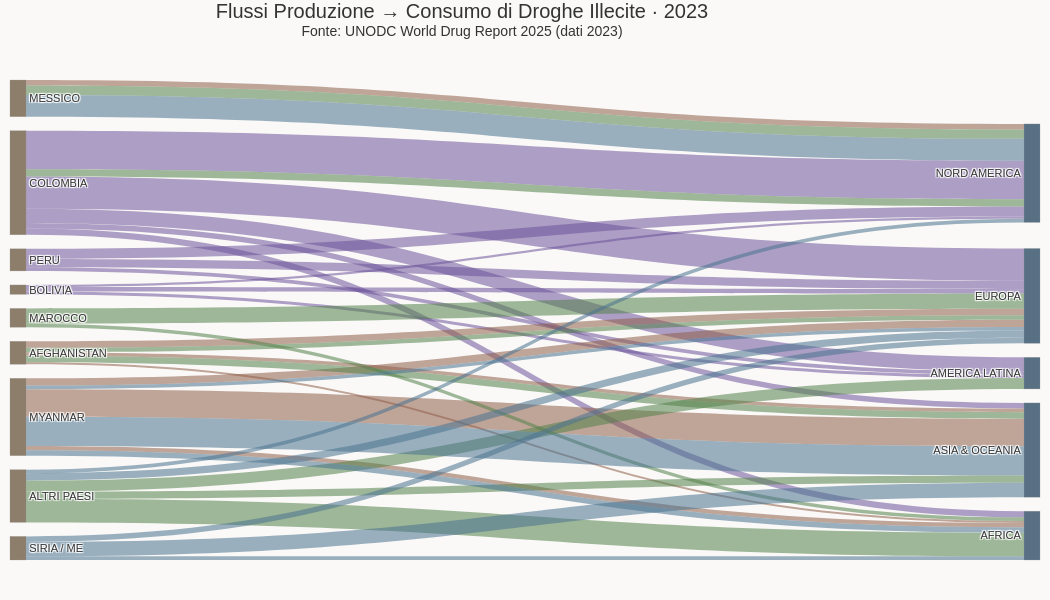

Here is the notebook cell this chart was saved with:
### Code cell
import plotly.graph_objects as go

node_labels = [
    'COLOMBIA', 'PERU', 'BOLIVIA', 'MYANMAR', 'AFGHANISTAN',
    'MESSICO', 'MAROCCO', 'SIRIA / ME', 'ALTRI PAESI',
    'NORD AMERICA', 'EUROPA', 'AMERICA LATINA', 'ASIA & OCEANIA', 'AFRICA',
]

node_colors = (
    ['rgba(135,120,100,0.95)'] * 9
    + ['rgba(80,105,125,0.95)'] * 5
)

color_cocaina = 'rgba(110,85,155,0.55)'
color_opiacei = 'rgba(145,95,75,0.55)'
color_cannabis = 'rgba(85,130,75,0.55)'
color_ats = 'rgba(75,115,145,0.55)'

links = [
    (0, 9, 1060, 'Cocaina', color_cocaina),
    (0, 10, 890, 'Cocaina', color_cocaina),
    (0, 11, 390, 'Cocaina', color_cocaina),
    (0, 13, 170, 'Cocaina', color_cocaina),
    (0, 12, 154, 'Cocaina', color_cocaina),
    (1, 9, 280, 'Cocaina', color_cocaina),
    (1, 10, 230, 'Cocaina', color_cocaina),
    (1, 11, 100, 'Cocaina', color_cocaina),
    (2, 10, 120, 'Cocaina', color_cocaina),
    (2, 11, 80, 'Cocaina', color_cocaina),
    (2, 9, 60, 'Cocaina', color_cocaina),
    (3, 12, 760, 'Opiacei', color_opiacei),
    (3, 10, 200, 'Opiacei', color_opiacei),
    (3, 13, 120, 'Opiacei', color_opiacei),
    (4, 10, 180, 'Opiacei', color_opiacei),
    (4, 12, 100, 'Opiacei', color_opiacei),
    (4, 13, 53, 'Opiacei', color_opiacei),
    (5, 9, 150, 'Opiacei', color_opiacei),
    (6, 10, 420, 'Cannabis', color_cannabis),
    (6, 13, 100, 'Cannabis', color_cannabis),
    (4, 12, 180, 'Cannabis', color_cannabis),
    (4, 10, 120, 'Cannabis', color_cannabis),
    (0, 9, 200, 'Cannabis', color_cannabis),
    (5, 9, 260, 'Cannabis', color_cannabis),
    (8, 13, 650, 'Cannabis', color_cannabis),
    (8, 11, 300, 'Cannabis', color_cannabis),
    (8, 12, 200, 'Cannabis', color_cannabis),
    (3, 12, 800, 'ATS', color_ats),
    (3, 13, 150, 'ATS', color_ats),
    (3, 10, 100, 'ATS', color_ats),
    (5, 9, 600, 'ATS', color_ats),
    (7, 12, 400, 'ATS', color_ats),
    (7, 10, 150, 'ATS', color_ats),
    (7, 13, 100, 'ATS', color_ats),
    (8, 10, 200, 'ATS', color_ats),
    (8, 9, 100, 'ATS', color_ats),
]

sources = [l[0] for l in links]
targets = [l[1] for l in links]
values  = [l[2] for l in links]
labels  = [l[3] for l in links]
colors  = [l[4] for l in links]

fig = go.Figure(go.Sankey(
    arrangement='snap',
    node=dict(
        pad=14,
        thickness=16,
        line=dict(color='rgba(150,150,150,0.5)', width=0.5),
        label=node_labels,
        color=node_colors,
        hovertemplate='<b>%{label}</b><br>Flusso totale: %{value:.0f} t<extra></extra>',
    ),
    link=dict(
        source=sources,
        target=targets,
        value=values,
        label=labels,
        color=colors,
        hovertemplate='<b>%{label}</b><br>%{source.label} → %{target.label}<br>Valore stimato: %{value:.0f} t<extra></extra>',
    ),
))

fig.update_layout(
    width=1050, height=600,
    title=dict(
        text=('Flussi Produzione \u2192 Consumo di Droghe Illecite \u00b7 2023'
              '<br><sup>Fonte: UNODC World Drug Report 2025 (dati 2023)</sup>'),
        y=0.97, x=0.44, xanchor='center', yanchor='top',
        font=dict(family='Arial, sans-serif', size=20, color='#333333'),
    ),
    font=dict(family='Arial, sans-serif', size=11, color='#333333'),
    paper_bgcolor='#faf9f7',
    plot_bgcolor='#faf9f7',
    margin=dict(l=10, r=10, t=80, b=40),
)

fig.show()

### Figure 1 — Plotly figure (JSON) as saved in the notebook; plotly's stock layout.template omitted (floating-point values rounded to 4 significant figures)
{"data": [{"arrangement": "snap", "link": {"color": ["rgba(110,85,155,0.55)", "rgba(110,85,155,0.55)", "rgba(110,85,155,0.55)", "rgba(110,85,155,0.55)", "rgba(110,85,155,0.55)", "rgba(110,85,155,0.55)", "rgba(110,85,155,0.55)", "rgba(110,85,155,0.55)", "rgba(110,85,155,0.55)", "rgba(110,85,155,0.55)", "rgba(110,85,155,0.55)", "rgba(145,95,75,0.55)", "rgba(145,95,75,0.55)", "rgba(145,95,75,0.55)", "rgba(145,95,75,0.55)", "rgba(145,95,75,0.55)", "rgba(145,95,75,0.55)", "rgba(145,95,75,0.55)", "rgba(85,130,75,0.55)", "rgba(85,130,75,0.55)", "rgba(85,130,75,0.55)", "rgba(85,130,75,0.55)", "rgba(85,130,75,0.55)", "rgba(85,130,75,0.55)", "rgba(85,130,75,0.55)", "rgba(85,130,75,0.55)", "rgba(85,130,75,0.55)", "rgba(75,115,145,0.55)", "rgba(75,115,145,0.55)", "rgba(75,115,145,0.55)", "rgba(75,115,145,0.55)", "rgba(75,115,145,0.55)", "rgba(75,115,145,0.55)", "rgba(75,115,145,0.55)", "rgba(75,115,145,0.55)", "rgba(75,115,145,0.55)"], "hovertemplate": "<b>%{label}</b><br>%{source.label} → %{target.label}<br>Valore stimato: %{value:.0f} t<extra></extra>", "label": ["Cocaina", "Cocaina", "Cocaina", "Cocaina", "Cocaina", "Cocaina", "Cocaina", "Cocaina", "Cocaina", "Cocaina", "Cocaina", "Opiacei", "Opiacei", "Opiacei", "Opiacei", "Opiacei", "Opiacei", "Opiacei", "Cannabis", "Cannabis", "Cannabis", "Cannabis", "Cannabis", "Cannabis", "Cannabis", "Cannabis", "Cannabis", "ATS", "ATS", "ATS", "ATS", "ATS", "ATS", "ATS", "ATS", "ATS"], "source": [0, 0, 0, 0, 0, 1, 1, 1, 2, 2, 2, 3, 3, 3, 4, 4, 4, 5, 6, 6, 4, 4, 0, 5, 8, 8, 8, 3, 3, 3, 5, 7, 7, 7, 8, 8], "target": [9, 10, 11, 13, 12, 9, 10, 11, 10, 11, 9, 12, 10, 13, 10, 12, 13, 9, 10, 13, 12, 10, 9, 9, 13, 11, 12, 12, 13, 10, 9, 12, 10, 13, 10, 9], "value": [1060, 890, 390, 170, 154, 280, 230, 100, 120, 80, 60, 760, 200, 120, 180, 100, 53, 150, 420, 100, 180, 120, 200, 260, 650, 300, 200, 800, 150, 100, 600, 400, 150, 100, 200, 100]}, "node": {"color": ["rgba(135,120,100,0.95)", "rgba(135,120,100,0.95)", "rgba(135,120,100,0.95)", "rgba(135,120,100,0.95)", "rgba(135,120,100,0.95)", "rgba(135,120,100,0.95)", "rgba(135,120,100,0.95)", "rgba(135,120,100,0.95)", "rgba(135,120,100,0.95)", "rgba(80,105,125,0.95)", "rgba(80,105,125,0.95)", "rgba(80,105,125,0.95)", "rgba(80,105,125,0.95)", "rgba(80,105,125,0.95)"], "hovertemplate": "<b>%{label}</b><br>Flusso totale: %{value:.0f} t<extra></extra>", "label": ["COLOMBIA", "PERU", "BOLIVIA", "MYANMAR", "AFGHANISTAN", "MESSICO", "MAROCCO", "SIRIA / ME", "ALTRI PAESI", "NORD AMERICA", "EUROPA", "AMERICA LATINA", "ASIA & OCEANIA", "AFRICA"], "line": {"color": "rgba(150,150,150,0.5)", "width": 0.5}, "pad": 14, "thickness": 16}, "type": "sankey"}], "layout": {"font": {"color": "#333333", "family": "Arial, sans-serif", "size": 11}, "height": 600, "margin": {"b": 40, "l": 10, "r": 10, "t": 80}, "paper_bgcolor": "#faf9f7", "plot_bgcolor": "#faf9f7", "title": {"font": {"color": "#333333", "family": "Arial, sans-serif", "size": 20}, "text": "Flussi Produzione → Consumo di Droghe Illecite · 2023<br><sup>Fonte: UNODC World Drug Report 2025 (dati 2023)</sup>", "x": 0.44, "xanchor": "center", "y": 0.97, "yanchor": "top"}, "width": 1050}}
